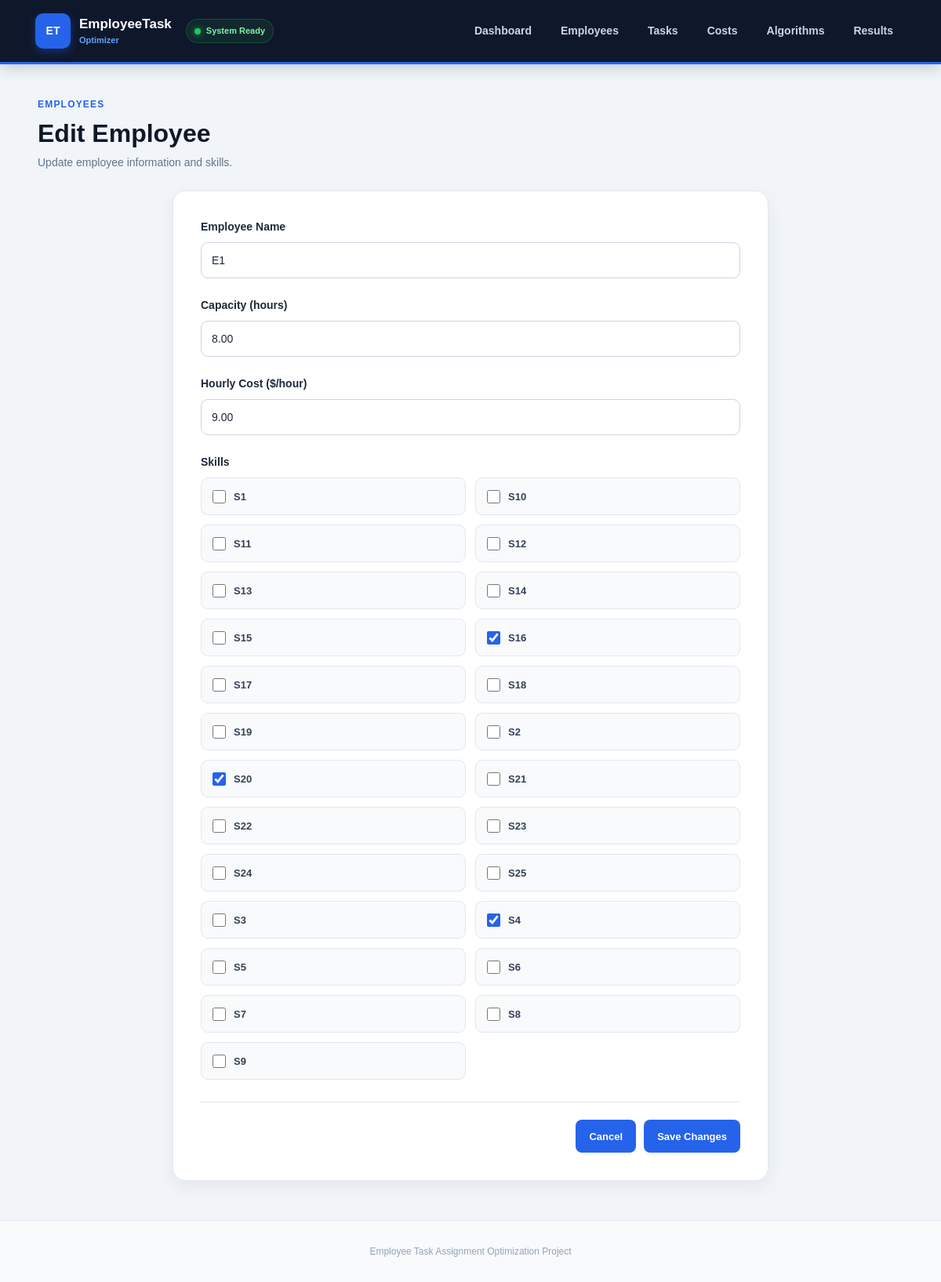
The page /employees/edit.php?id=1 on the database its author committed.
### tables this page shows
CREATE TABLE `employees` (
  `id` int(11) NOT NULL,
  `name` varchar(100) NOT NULL,
  `capacity` decimal(10,2) NOT NULL,
  `hourly_cost` decimal(10,2) NOT NULL DEFAULT 10.00
);

CREATE TABLE `skills` (
  `id` int(11) NOT NULL,
  `name` varchar(100) NOT NULL
);

### employees/edit.php (the view, shortened to what this page needs)
<?php
require_once '../CONFIG/database.php';
$id = filter_input(
    INPUT_GET,
    'id',
    FILTER_VALIDATE_INT
);
$stmt = $pdo->prepare("
    SELECT id, name, capacity, hourly_cost
    FROM employees
    WHERE id = ?
");
$stmt->execute([$id]);
$employee = $stmt->fetch();
$skills = $pdo->query("
    SELECT id, name
    FROM skills
    ORDER BY name
")->fetchAll();
$stmt = $pdo->prepare("
    SELECT skill_id
    FROM employee_skills
    WHERE employee_id = ?
");
$stmt->execute([$id]);
$currentSkills = $stmt->fetchAll(
    PDO::FETCH_COLUMN
);
?>
<!DOCTYPE html>
<html lang="en">
<head>
    <link rel="stylesheet" href="../CSS/style.css">
</head>
<body>
<?php require_once "../includes/navbar.php"; ?>
<main class="container">
    <div class="page-header">
        <div>
            <span class="section-label">
                EMPLOYEES
            </span>
            <h1>Edit Employee</h1>
            <p>
                Update employee information and skills.
            </p>
        </div>
    </div>
    <div class="form-card">
        <form method="POST">
            <div class="form-group">
                <label for="name">
                    Employee Name
                </label>
                <input
                    type="text"
                    id="name"
                    name="name"
                    value="<?= htmlspecialchars($employee['name']) ?>"
                    required
                >
            </div>
            <div class="form-group">
                <label for="capacity">
                    Capacity (hours)
                </label>
                <input
                    type="number"
                    id="capacity"
                    name="capacity"
                    min="0.01"
                    step="0.01"
                    value="<?= htmlspecialchars($employee['capacity']) ?>"
                    required
                >
            </div>
            <div class="form-group">
                <label for="hourly_cost">
                Hourly Cost ($/hour)
                </label>
                <input
                    type="number"
                    id="hourly_cost"
                    name="hourly_cost"
                    min="0"
                    step="0.01"
                    value="<?= htmlspecialchars($employee['hourly_cost']) ?>"
                    required
                >
            </div>
            <div class="form-group">
                <label>
                    Skills
                </label>
                <div class="checkbox-grid">
                    <?php foreach ($skills as $skill): ?>
                        <label class="checkbox-item">
                            <input
                                type="checkbox"
                                name="skills[]"
                                value="<?= $skill['id'] ?>"
                                <?= in_array(
                                    $skill['id'],
                                    $currentSkills
                                ) ? 'checked' : '' ?>
                            >
                            <span>
                                <?= htmlspecialchars($skill['name']) ?>
                            </span>
                        </label>
                    <?php endforeach; ?>
                </div>
            </div>
            <div class="form-actions">
                <a href="employees.php"
                   class="btn btn-secondary">
                    Cancel
                </a>
                <button
                    type="submit"
                    class="btn"
                >
                    Save Changes
                </button>
            </div>
        </form>
    </div>
</main>
<footer class="footer">
    Employee Task Assignment Optimization Project
</footer>
</body>
</html>

### CSS/style.css (style rules this page uses)
* { box-sizing: border-box; }
html { scroll-behavior: smooth; }
body { margin: 0; padding: 0; font-family: Arial, Helvetica, sans-serif; background: #f1f5f9; color: #1e293b; line-height: 1.5; }
.container { width: min(1180px, 92%); margin: 38px auto; min-height: 500px; }
.page-header { display: flex; align-items: center; justify-content: space-between; gap: 25px; margin-bottom: 25px; }
.page-header h1 { margin: 5px 0 8px; color: #0f172a; font-size: 32px; line-height: 1.2; }
.page-header p { margin: 0; color: #64748b; font-size: 14px; }
.section-label { display: inline-block; color: #2563eb; font-size: 12px; font-weight: 800; letter-spacing: 1px; text-transform: uppercase; }
.btn { display: inline-flex; align-items: center; justify-content: center; min-height: 42px; padding: 10px 17px; border: none; border-radius: 8px; background: #2563eb; color: white; text-decoration: none; font-family: inherit; font-size: 13px; font-weight: 700; cursor: pointer; transition: background 0.2s ease, transform 0.2s ease, box-shadow 0.2s ease; }
.form-card { width: 100%; max-width: 760px; margin: 0 auto; background: white; border: 1px solid #e2e8f0; border-radius: 16px; padding: 35px; box-shadow: 0 8px 25px rgba(15, 23, 42, 0.06); }
.form-group { display: block; margin-bottom: 24px; }
.form-group>label { display: block; margin-bottom: 9px; color: #1e293b; font-size: 14px; font-weight: 700; }
.form-group input[type="text"], .form-group input[type="number"], .form-group input[type="email"], .form-group select, .form-group textarea { display: block; width: 100%; min-height: 46px; padding: 10px 13px; border: 1px solid #cbd5e1; border-radius: 9px; background: #ffffff; color: #1e293b; font-family: inherit; font-size: 14px; outline: none; transition: border-color 0.2s ease, box-shadow 0.2s ease; }
.form-group input::placeholder, .form-group textarea::placeholder { color: #94a3b8; }
.checkbox-grid { display: grid; grid-template-columns: repeat(2, 1fr); gap: 12px; margin-top: 5px; }
.checkbox-item { display: flex !important; align-items: center; gap: 10px; width: 100%; min-height: 48px; padding: 12px 14px; margin: 0 !important; border: 1px solid #e2e8f0; border-radius: 9px; background: #f8fafc; color: #334155; font-size: 13px; font-weight: 600 !important; cursor: pointer; transition: background 0.2s ease, border-color 0.2s ease; }
.checkbox-item input[type="checkbox"] { width: 17px; height: 17px; margin: 0; accent-color: #2563eb; cursor: pointer; }
.form-actions { display: flex; align-items: center; justify-content: flex-end; gap: 10px; margin-top: 28px; padding-top: 22px; border-top: 1px solid #e2e8f0; }
.footer { width: 100%; padding: 30px 20px; margin-top: 50px; text-align: center; color: #94a3b8; font-size: 12px; border-top: 1px solid #e2e8f0; background: #f8fafc; }
.page-header h1 { margin: 7px 0 8px; font-size: 32px; color: #0f172a; }
.section-label { color: #2563eb; font-size: 12px; font-weight: 800; letter-spacing: 1.2px; }

### rows shown on the page
employees: name "E1", capacity "8.00", hourly_cost "9.00"
skills: name "S1"
skills: name "S10"
skills: name "S11"
skills: name "S12"
skills: name "S13"
skills: name "S14"
skills: name "S15"
skills: id "☑", name "S16"
skills: name "S17"
skills: name "S18"
skills: name "S19"
skills: name "S2"
skills: id "☑", name "S20"
skills: name "S21"
skills: name "S22"
skills: name "S23"
skills: name "S24"
skills: name "S25"
skills: name "S3"
skills: id "☑", name "S4"
skills: name "S5"
skills: name "S6"
skills: name "S7"
skills: name "S8"
skills: name "S9"
